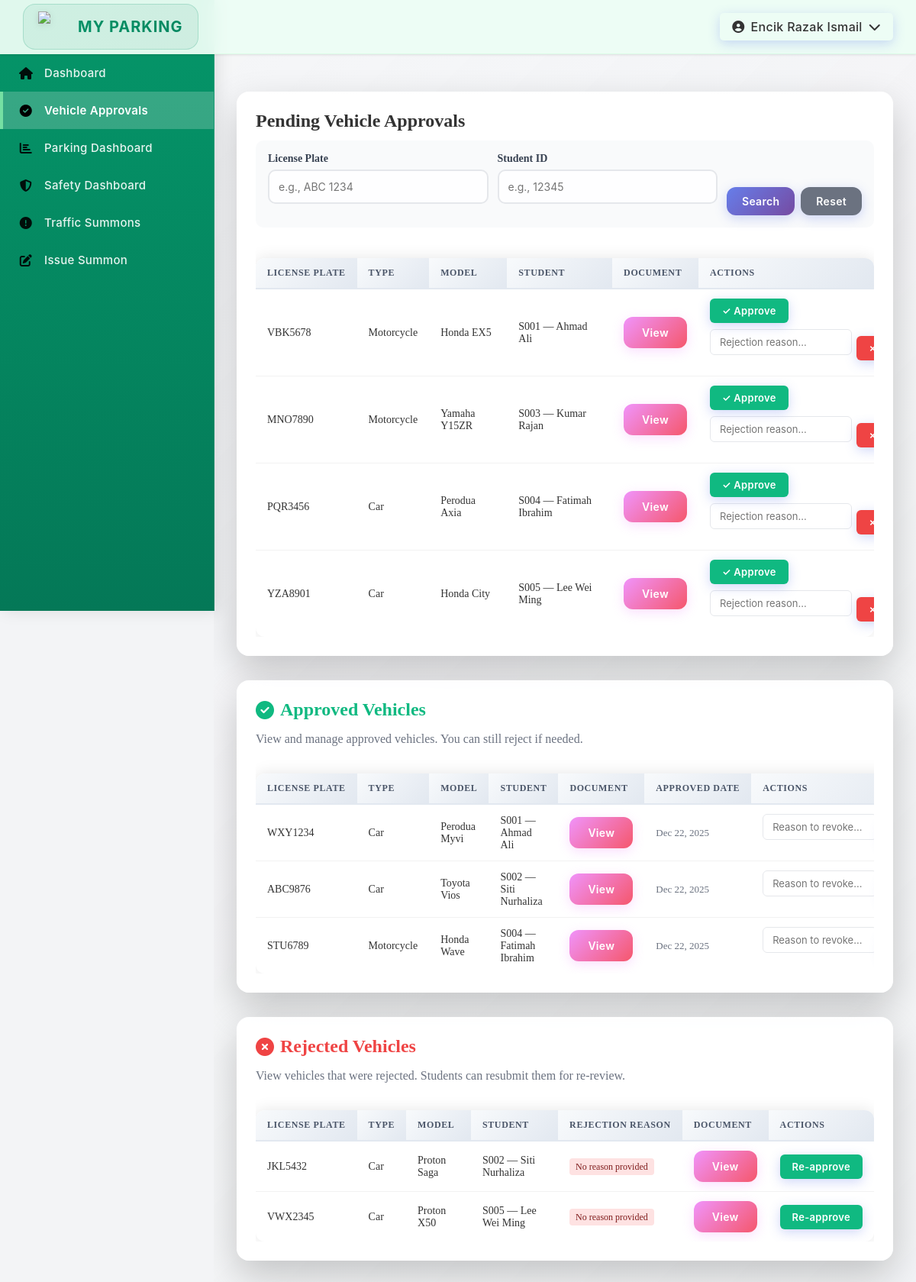
The app's page /module01/safety/vehicle-approvals.php (signed in) with its own data.
### tables this page shows
CREATE TABLE Vehicle (
    vehicle_ID INT PRIMARY KEY AUTO_INCREMENT,
    user_ID VARCHAR(10) NOT NULL,
    vehicle_type VARCHAR(30) NOT NULL,
    vehicle_model VARCHAR(50) NULL,
    license_plate VARCHAR(15) NOT NULL,
    grant_document LONGBLOB NULL,
    grant_status VARCHAR(20) NOT NULL,
    rejection_reason TEXT NULL,
    created_at DATETIME NOT NULL DEFAULT CURRENT_TIMESTAMP,
    FOREIGN KEY (user_ID) REFERENCES User(user_ID) ON DELETE CASCADE ON UPDATE CASCADE
);

CREATE TABLE User (
    user_ID VARCHAR(10) PRIMARY KEY,
    username VARCHAR(20) NOT NULL,
    email VARCHAR(50) NOT NULL,
    phone_number VARCHAR(20) NULL,
    password VARCHAR(255) NOT NULL,
    user_type VARCHAR(20) NOT NULL,
    reset_token_hash VARCHAR(255) NULL,
    reset_expires_at DATETIME NULL,
    created_at DATETIME NOT NULL DEFAULT CURRENT_TIMESTAMP,
    updated_at DATETIME NOT NULL DEFAULT CURRENT_TIMESTAMP ON UPDATE CURRENT_TIMESTAMP
);

### database/db_config.php (called while the page is built, shortened)
<?php
function getDB() {
    try {
        $dsn = "mysql:host=" . DB_HOST . ";dbname=" . DB_NAME . ";charset=utf8mb4";
        $pdo = new PDO($dsn, DB_USER, DB_PASS);
        $pdo->setAttribute(PDO::ATTR_ERRMODE, PDO::ERRMODE_EXCEPTION);
        $pdo->setAttribute(PDO::ATTR_DEFAULT_FETCH_MODE, PDO::FETCH_ASSOC);
        return $pdo;
    } catch(PDOException $e) {
        die("Connection failed: " . $e->getMessage());
    }
}
function getPendingVehicles(array $filters = []) {
    $db = getDB();
    $sql = "SELECT v.*, u.username, u.user_ID AS owner_id, u.email
            FROM Vehicle v
            JOIN User u ON v.user_ID = u.user_ID
            WHERE v.grant_status = 'Pending'";
    $params = [];
    $sql .= " ORDER BY v.created_at DESC";
    $stmt = $db->prepare($sql);
    $stmt->execute($params);
    return $stmt->fetchAll();
}
?>

### module01/auth.php (called while the page is built, shortened)
<?php
function appUrl($path) {
    return APP_BASE_PATH . '/module01' . $path;
}
?>

### module01/safety/vehicle-approvals.php (the view, shortened to what this page needs)
<?php
require_once __DIR__ . '/../auth.php';
require_once __DIR__ . '/../../layout.php';
require_once __DIR__ . '/../../database/db_config.php';
$licenseFilter = trim($_GET['license_plate'] ?? '');
$userFilter = trim($_GET['user_ID'] ?? '');
$pendingVehicles = getPendingVehicles([
    'license_plate' => $licenseFilter ?: null,
    'user_ID' => $userFilter ?: null,
]);
$db = getDB();
$approvedQuery = $db->prepare("
    SELECT v.*, u.username, u.user_ID as owner_id
    FROM Vehicle v
    JOIN User u ON v.user_ID = u.user_ID
    WHERE v.grant_status = 'Approved'
    ORDER BY v.created_at DESC
");
$approvedQuery->execute();
$approvedVehicles = $approvedQuery->fetchAll();
$rejectedQuery = $db->prepare("
    SELECT v.*, u.username, u.user_ID as owner_id
    FROM Vehicle v
    JOIN User u ON v.user_ID = u.user_ID
    WHERE v.grant_status = 'Rejected'
    ORDER BY v.created_at DESC
");
$rejectedQuery->execute();
$rejectedVehicles = $rejectedQuery->fetchAll();
?>
<div class="card">
    <h2>Pending Vehicle Approvals</h2>
    <div style="background: #f9fafb; padding: 16px; border-radius: 10px; margin-bottom: 20px;">
        <form method="GET" action="<?php echo htmlspecialchars($_SERVER['PHP_SELF']); ?>" style="display: grid; grid-template-columns: 1fr 1fr auto; gap: 12px; align-items: flex-end;">
            <div>
                <label style="display: block; font-weight: 600; margin-bottom: 6px; font-size: 14px;">License Plate</label>
                <input type="text" name="license_plate" value="<?php echo htmlspecialchars($licenseFilter); ?>" placeholder="e.g., ABC 1234" style="width: 100%;">
            </div>
            <div>
                <label style="display: block; font-weight: 600; margin-bottom: 6px; font-size: 14px;">Student ID</label>
                <input type="text" name="user_ID" value="<?php echo htmlspecialchars($userFilter); ?>" placeholder="e.g., 12345" style="width: 100%;">
            </div>
            <div style="display: flex; gap: 8px;">
                <button type="submit" class="btn" style="padding: 10px 20px;">Search</button>
                <a href="<?php echo htmlspecialchars($_SERVER['PHP_SELF']); ?>" class="btn" style="padding: 10px 20px; background: #6b7280; text-decoration: none; display: flex; align-items: center;">Reset</a>
            </div>
        </form>
    </div>
    <div style="overflow-x:auto;">
        <table>
            <thead>
                <tr>
                    <th>License Plate</th>
                    <th>Type</th>
                    <th>Model</th>
                    <th>Student</th>
                    <th>Document</th>
                    <th>Actions</th>
                </tr>
            </thead>
            <tbody>
                <?php foreach ($pendingVehicles as $vehicle): ?>
                    <tr>
                        <td><?php echo htmlspecialchars($vehicle['license_plate']); ?></td>
                        <td><?php echo htmlspecialchars($vehicle['vehicle_type']); ?></td>
                        <td><?php echo htmlspecialchars($vehicle['vehicle_model']); ?></td>
                        <td><?php echo htmlspecialchars($vehicle['owner_id'] . ' — ' . $vehicle['username']); ?></td>
                        <td>
                            <?php if ($vehicle['grant_document']): ?>
                                <a class="btn secondary" href="<?php echo appUrl('/safety/view_grant.php?vehicle_id=' . $vehicle['vehicle_ID']); ?>" target="_blank">View</a>
                            <?php else: ?>
                                <span class="badge pending">Missing</span>
                            <?php endif; ?>
                        </td>
                        <td>
                            <div style="display: flex; gap: 8px; flex-wrap: wrap; align-items: center;">
                                <form method="POST" action="<?php echo htmlspecialchars($_SERVER['PHP_SELF']); ?>" style="flex-shrink: 0; margin: 0;">
                                    <button type="submit" style="padding: 8px 16px; background: #10b981; color: white; border: none; border-radius: 6px; cursor: pointer; font-weight: 600; transition: all 0.2s; white-space: nowrap; font-size: 13px;">✓ Approve</button>
                                </form>
                                <form method="POST" action="<?php echo htmlspecialchars($_SERVER['PHP_SELF']); ?>" style="display: flex; gap: 6px; align-items: center; flex: 1; min-width: 280px; margin: 0;">
                                    <input type="text" name="rejection_reason" placeholder="Rejection reason..." required style="flex: 1; padding: 8px 12px; border: 1px solid #e5e7eb; border-radius: 6px; font-size: 13px; background: white;">
                                    <button type="submit" style="padding: 8px 16px; background: #ef4444; color: white; border: none; border-radius: 6px; cursor: pointer; font-weight: 600; transition: all 0.2s; white-space: nowrap; font-size: 13px;">✗ Reject</button>
                                </form>
                            </div>
                        </td>
                    </tr>
                <?php endforeach; ?>
            </tbody>
        </table>
    </div>
</div>
<div class="card" style="margin-top: 32px;">
    <h2 style="color: #10b981; display: flex; align-items: center; gap: 8px;">
        <i class="fas fa-check-circle"></i> Approved Vehicles
    </h2>
    <p style="color: #6b7280; margin-bottom: 16px;">View and manage approved vehicles. You can still reject if needed.</p>
    <?php if (empty($approvedVehicles)): ?>
        <div style="text-align: center; padding: 40px; color: #6b7280;">
            <i class="fas fa-inbox" style="font-size: 32px; margin-bottom: 12px; opacity: 0.5;"></i>
            <p>No approved vehicles yet.</p>
        </div>
    <?php else: ?>
        <div style="overflow-x:auto;">
            <table>
                <thead>
                    <tr>
                        <th>License Plate</th>
                        <th>Type</th>
                        <th>Model</th>
                        <th>Student</th>
                        <th>Document</th>
                        <th>Approved Date</th>
                        <th>Actions</th>
                    </tr>
                </thead>
                <tbody>
                    <?php foreach ($approvedVehicles as $vehicle): ?>
                        <tr>
                            <td><?php echo htmlspecialchars($vehicle['license_plate']); ?></td>
                            <td><?php echo htmlspecialchars($vehicle['vehicle_type']); ?></td>
                            <td><?php echo htmlspecialchars($vehicle['vehicle_model']); ?></td>
                            <td><?php echo htmlspecialchars($vehicle['owner_id'] . ' — ' . $vehicle['username']); ?></td>
                            <td>
                                <?php if ($vehicle['grant_document']): ?>
                                    <a class="btn secondary" href="<?php echo appUrl('/safety/view_grant.php?vehicle_id=' . $vehicle['vehicle_ID']); ?>" target="_blank">View</a>
                                <?php else: ?>
                                    <span class="badge pending">Missing</span>
                                <?php endif; ?>
                            </td>
                            <td>
                                <span style="color: #6b7280; font-size: 13px;">
                                    <?php echo date('M d, Y', strtotime($vehicle['created_at'])); ?>
                                </span>
                            </td>
                            <td>
                                <form method="POST" action="<?php echo htmlspecialchars($_SERVER['PHP_SELF']); ?>" style="display: flex; gap: 6px; align-items: center; margin: 0;">
                                    <input type="text" name="rejection_reason" placeholder="Reason to revoke..." required style="padding: 8px 12px; border: 1px solid #e5e7eb; border-radius: 6px; font-size: 13px; background: white; flex: 1; min-width: 150px;">
                                </form>
                            </td>
                        </tr>
                    <?php endforeach; ?>
                </tbody>
            </table>
        </div>
    <?php endif; ?>
</div>
<div class="card" style="margin-top: 32px;">
    <h2 style="color: #ef4444; display: flex; align-items: center; gap: 8px;">
        <i class="fas fa-times-circle"></i> Rejected Vehicles
    </h2>
    <p style="color: #6b7280; margin-bottom: 16px;">View vehicles that were rejected. Students can resubmit them for re-review.</p>
    <?php if (empty($rejectedVehicles)): ?>
        <div style="text-align: center; padding: 40px; color: #6b7280;">
            <i class="fas fa-inbox" style="font-size: 32px; margin-bottom: 12px; opacity: 0.5;"></i>
            <p>No rejected vehicles.</p>
        </div>
    <?php else: ?>
        <div style="overflow-x:auto;">
            <table>
                <thead>
                    <tr>
                        <th>License Plate</th>
                        <th>Type</th>
                        <th>Model</th>
                        <th>Student</th>
                        <th>Rejection Reason</th>
                        <th>Document</th>
                        <th>Actions</th>
                    </tr>
                </thead>
                <tbody>
                    <?php foreach ($rejectedVehicles as $vehicle): ?>
                        <tr>
                            <td><?php echo htmlspecialchars($vehicle['license_plate']); ?></td>
                            <td><?php echo htmlspecialchars($vehicle['vehicle_type']); ?></td>
                            <td><?php echo htmlspecialchars($vehicle['vehicle_model']); ?></td>
                            <td><?php echo htmlspecialchars($vehicle['owner_id'] . ' — ' . $vehicle['username']); ?></td>
                            <td>
                                <span style="color: #7f1d1d; background: #fee2e2; padding: 4px 8px; border-radius: 4px; font-size: 12px;">
                                    <?php echo htmlspecialchars($vehicle['rejection_reason'] ?? 'No reason provided'); ?>
                                </span>
                            </td>
                            <td>
                                <?php if ($vehicle['grant_document']): ?>
                                    <a class="btn secondary" href="<?php echo appUrl('/safety/view_grant.php?vehicle_id=' . $vehicle['vehicle_ID']); ?>" target="_blank">View</a>
                                <?php else: ?>
                                    <span class="badge pending">Missing</span>
                                <?php endif; ?>
                            </td>
                            <td>
                                <form method="POST" action="<?php echo htmlspecialchars($_SERVER['PHP_SELF']); ?>" style="margin: 0;">
                                    <button type="submit" style="padding: 8px 16px; background: #10b981; color: white; border: none; border-radius: 6px; cursor: pointer; font-weight: 600; transition: all 0.2s; white-space: nowrap; font-size: 13px;">Re-approve</button>
                                </form>
                            </td>
                        </tr>
                    <?php endforeach; ?>
                </tbody>
            </table>
        </div>
    <?php endif; ?>
</div>

### layout.php (style rules this page uses)
body { color: #333; margin: 0; padding: 0; display: flex; min-height: 100vh; background-color: #f3f4f6; }
.card { background: rgba(255, 255, 255, 0.95); backdrop-filter: blur(20px); border-radius: 20px; box-shadow: 0 20px 50px rgba(0, 0, 0, 0.2), 0 0 0 1px rgba(255, 255, 255, 0.1); padding: 30px; margin-top: 20px; border: 1px solid rgba(255, 255, 255, 0.3); transition: all 0.3s cubic-bezier(0.4, 0, 0.2, 1); overflow: hidden; position: relative; min-width: 0; box-sizing: border-box; }
.card h2, .card h3 { font-size: clamp(16px, 2vw, 24px); margin: 0 0 12px 0; word-wrap: break-word; }
.card p { font-size: clamp(12px, 1.5vw, 16px); word-wrap: break-word; }
.card::before { content: ''; position: absolute; top: 0; left: 0; right: 0; height: 1px; background: linear-gradient(90deg, transparent, rgba(255, 255, 255, 0.4), transparent); }
@media (max-width: 1400px) { .card { padding: 24px; border-radius: 16px; } }
button, .btn { background: linear-gradient(135deg, #667eea 0%, #764ba2 100%); color: #fff; border: none; padding: 12px 24px; border-radius: 12px; cursor: pointer; font-weight: 600; font-family: 'Inter', 'Segoe UI', -apple-system, BlinkMacSystemFont, sans-serif; font-size: clamp(12px, 1.2vw, 14px); letter-spacing: 0.3px; text-decoration: none; display: inline-flex; align-items: center; gap: 8px; transition: all 0.3s cubic-bezier(0.4, 0, 0.2, 1); box-shadow: 0 4px 15px rgba(102, 126, 234, 0.3); position: relative; overflow: hidden; white-space: nowrap; }
button::before, .btn::before { content: ''; position: absolute; top: 0; left: -100%; width: 100%; height: 100%; background: linear-gradient(90deg, transparent, rgba(255, 255, 255, 0.2), transparent); transition: left 0.5s; }
button.secondary, .btn.secondary { background: linear-gradient(135deg, #f093fb 0%, #f5576c 100%); box-shadow: 0 4px 15px rgba(240, 147, 251, 0.3); }
input[type="text"], input[type="email"], input[type="tel"], input[type="password"], select, textarea { width: 100%; padding: 12px; border: 2px solid #e5e7eb; border-radius: 10px; font-size: 14px; font-family: 'Inter', 'Segoe UI', sans-serif; transition: all 0.3s ease; box-sizing: border-box; margin-bottom: 15px; }
label { display: block; margin-bottom: 8px; font-weight: 600; color: #374151; font-size: 14px; }
table { width: 100%; border-collapse: collapse; margin-top: 20px; border-radius: 12px; overflow: hidden; box-shadow: 0 0 20px rgba(0, 0, 0, 0.1); display: table; }
th, td { text-align: left; padding: 15px 20px; border-bottom: 1px solid rgba(0, 0, 0, 0.05); font-size: clamp(11px, 1.2vw, 14px); transition: background 0.3s ease; word-wrap: break-word; max-width: 200px; overflow: hidden; text-overflow: ellipsis; }
th { background: linear-gradient(135deg, #f8fafc 0%, #e2e8f0 100%); text-transform: uppercase; letter-spacing: 0.05em; font-size: clamp(10px, 1vw, 12px); font-weight: 700; color: #4a5568; border-bottom: 2px solid #e2e8f0; white-space: nowrap; }
tbody tr:last-child td { border-bottom: none; }
@media (max-width: 1400px) { th, td { padding: 12px 15px; } }
label { font-weight: 600; font-size: 14px; display: block; margin-bottom: 8px; color: #374151; }
input, select, textarea { width: 100%; padding: 12px 16px; border-radius: 12px; border: 2px solid #e5e7eb; margin-bottom: 15px; font-size: 14px; transition: all 0.3s ease; background: rgba(255, 255, 255, 0.9); }

### records on screen
vehicle: license_plate "VBK5678", vehicle_type "Motorcycle", vehicle_model "Honda EX5", user_ID.username "S001 — Ahmad Ali"
vehicle: license_plate "MNO7890", vehicle_type "Motorcycle", vehicle_model "Yamaha Y15ZR", user_ID.username "S003 — Kumar Rajan"
vehicle: license_plate "PQR3456", vehicle_type "Car", vehicle_model "Perodua Axia", user_ID.username "S004 — Fatimah Ibrahim"
vehicle: license_plate "YZA8901", vehicle_type "Car", vehicle_model "Honda City", user_ID.username "S005 — Lee Wei Ming"
vehicle: license_plate "WXY1234", vehicle_type "Car", vehicle_model "Perodua Myvi", user_ID.username "S001 — Ahmad Ali", created_at "Dec 22, 2025"
vehicle: license_plate "ABC9876", vehicle_type "Car", vehicle_model "Toyota Vios", user_ID.username "S002 — Siti Nurhaliza", created_at "Dec 22, 2025"
vehicle: license_plate "STU6789", vehicle_type "Motorcycle", vehicle_model "Honda Wave", user_ID.username "S004 — Fatimah Ibrahim", created_at "Dec 22, 2025"
vehicle: license_plate "JKL5432", vehicle_type "Car", vehicle_model "Proton Saga", user_ID.username "S002 — Siti Nurhaliza", rejection_reason "No reason provided"
vehicle: license_plate "VWX2345", vehicle_type "Car", vehicle_model "Proton X50", user_ID.username "S005 — Lee Wei Ming", rejection_reason "No reason provided"

### other values on screen
$user['username'] "Encik Razak Ismail"
